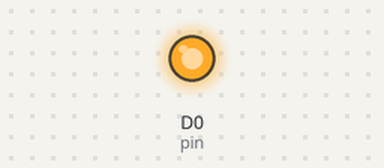
This sketch was run on a simulated ESP8266 (NodeMCU). Parts: output pins drawn as LEDs (lit = HIGH). What the sketch prints to the serial monitor is not drawn.

Above: at 1.0 s.
At 3.0 s:
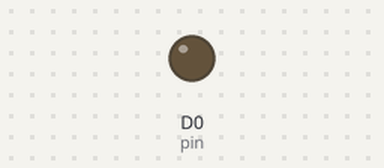
Timing chart, 0 to 5.2 s (numbered marks = the images above):
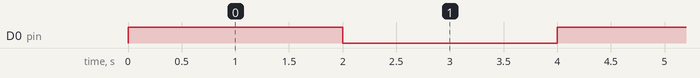

The sketch:

wifiBlimk.ino
```cpp
int pin=D0;

void setup() {
  // put your setup code here, to run once:

  pinMode(pin,OUTPUT);

    Serial.println("hii");

  digitalWrite(pin,LOW);

}

void loop() {

  digitalWrite(pin,HIGH);
  delay(2000);
  digitalWrite(pin,LOW);
  delay(2000);
  // put your main code here, to run repeatedly:

}
```

Measured:
- by itself, D0 (pin): alternates HIGH for 2.0 s and LOW for 2.0 s
